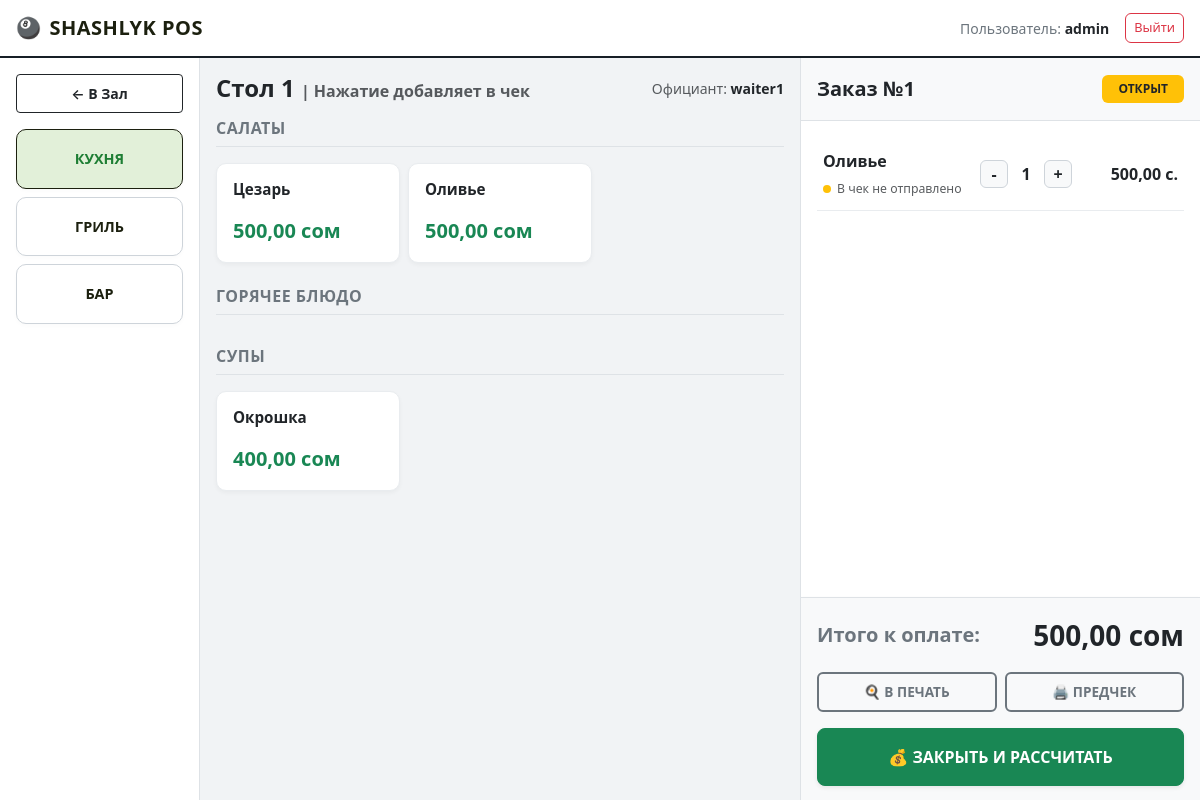
/pos/table/1/ (signed in), run on an earlier commit of the app's database.
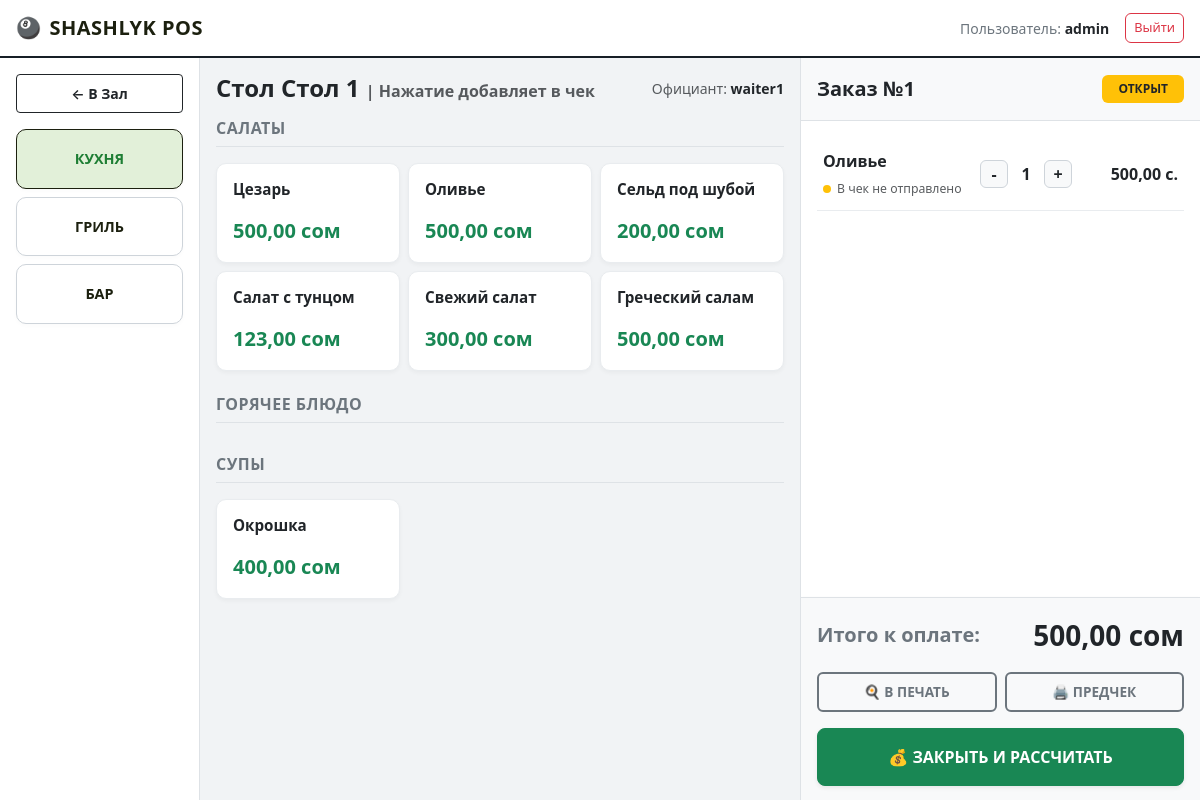
And on a later commit of the database.
### orders/models.py (models this page shows, shortened)
class Table(models.Model):
    number = models.CharField(max_length=10, unique=True, verbose_name=_("Номер стола"))
    is_available = models.BooleanField(default=True, verbose_name=_("Доступен/Свободен"))
    is_active = models.BooleanField(default=True, verbose_name=_("Активен (Существует в зале)"))
    class Meta:
        verbose_name = _('Стол')
        verbose_name_plural = _('Столы')

class OrderItem(models.Model):
    PRINT_STATUS_CHOICES = (
        ('pending', _('Ждет отправки')),   # Waiter is still adding items on the screen
        ('sent', _('Отправлен на печать')), # Ticket was sent to Bar/Kitchen/Grill
        ('ready', _('Готово')),
    )
    order = models.ForeignKey(Order, on_delete=models.CASCADE, related_name='items', verbose_name=_("Заказ"))
    product = models.ForeignKey(Product, on_delete=models.PROTECT, verbose_name=_("Блюдо/Товар"))
    quantity = models.PositiveIntegerField(default=1, verbose_name=_("Кол-во"))
    price_at_order = models.DecimalField(max_digits=10, decimal_places=2, verbose_name=_("Цена при заказе"))
    status = models.CharField(max_length=15, choices=PRINT_STATUS_CHOICES, default='pending', verbose_name=_("Статус печати"))
    comment = models.CharField(max_length=150, blank=True, null=True, verbose_name=_("Комментарий к блюду (напр. без лука)"))
    def get_total_price(self):
        return self.quantity * self.price_at_order
    class Meta:
        verbose_name = _('Элемент заказа')
        verbose_name_plural = _('Элементы заказа')

### menu/models.py (models this page shows, shortened)
class Category(models.Model):
    STATION_CHOICES = (
        ('bar', 'Бар'),
        ('kitchen', 'Кухня'),
        ('grill', 'Гриль'),
    )
    name = models.CharField(max_length=50, unique=True, verbose_name=_("Название категории (напр. Салаты, Напитки)"))
    station = models.CharField(
        max_length=20,
        choices=STATION_CHOICES,
        default='kitchen',
        verbose_name=_("Куда отправлять чек (Цех)")
    )
    class Meta:
        verbose_name = _('Категория меню')
        verbose_name_plural = _('Категории меню')

class Product(models.Model):
    DEPARTMENT_CHOICES = [
        ('grill', '🔥 Мангал / Гриль'),
        ('bar', '🍹 Бар / Напитки'),
        ('kitchen', '🍳 Горячий/Холодный цех'),
    ]
    department = models.CharField(
        max_length=20,
        choices=DEPARTMENT_CHOICES,
        default='kitchen',
        verbose_name="Цех приготовления"
    )
    category = models.ForeignKey(
        Category,
        on_delete=models.PROTECT,
        related_name='products',
        verbose_name=_("Категория")
    )
    name = models.CharField(max_length=100, unique=True, verbose_name=_("Название блюда/товара"))
    price = models.DecimalField(max_digits=10, decimal_places=2, verbose_name=_("Цена продажи"))
    cost_price = models.DecimalField(max_digits=10, decimal_places=2, default=0, verbose_name=_("Цена закупа"))
    stock = models.IntegerField(null=True, blank=True, verbose_name=_("Остаток на складе"))
    is_active = models.BooleanField(default=True, verbose_name=_("Активен (Показывать в меню)"))
    class Meta:
        verbose_name = _('Товар/Блюдо')
        verbose_name_plural = _('Товары и Блюда')

### orders/views.py (the view)
# urls.py: path('table/<int:table_id>/', views.order_detail, name='order_detail'),
@login_required
def order_detail(request, table_id):
    table = get_object_or_404(Table, id=table_id)
    order = Order.objects.filter(
        table=table,
        status__in=['draft', 'active']
    ).first()
    if not order:
        order = Order.objects.create(
            table=table,
            waiter=request.user,
            status='draft'  # 🌟 ВАЖНО: создаем как черновик, чтобы зал оставался зеленым!
        )
    order_items = order.items.all()
    menu_categories = Category.objects.all() # или ваша логика категорий
    return render(request, 'orders/order_detail.html', {
        'order': order,
        'table': table,
        'order_items': order_items,
        'menu_categories': menu_categories,
    })

### orders/templates/orders/order_detail.html (shortened to what the changed rows need)
{% extends 'base.html' %}
{% block content %}
<div class="container-fluid poster-container p-0">
    <div class="row g-0 h-100">
        <div class="col-md-6 poster-menu-center p-3 h-100">
            <div class="d-flex justify-content-between align-items-center mb-3">
                <h4 class="fw-bold m-0 text-dark">Стол {{ table.number }} <span class="text-muted fs-6">| Нажатие добавляет в чек</span></h4>
                <div class="text-end text-muted small">
                    Официант: <strong class="text-dark">{{ order.waiter.username }}</strong>
                </div>
            </div>
            <div class="menu-display-area">
                <div id="panel-kitchen" class="station-panel">
                    {% for category in menu_categories %}
                        {% if category.station == 'kitchen' %}
                            <div class="mb-4">
                                <h6 class="text-uppercase text-secondary fw-bold mb-3 border-bottom pb-2" style="letter-spacing: 0.5px;">{{ category.name }}</h6>
                                <div class="row g-2 row-cols-2 row-cols-sm-3">
                                    {% for product in category.products.all %}
                                        <div class="col">
                                            <button type="button"
                                                    class="btn poster-product-card add-to-order-btn w-100 d-flex flex-column justify-content-between p-3"
                                                    data-url="{% url 'add_item_to_order' order.id product.id %}">
                                                <div class="fw-semibold text-wrap text-start text-dark" style="font-size: 0.95rem; line-height: 1.3;">{{ product.name }}</div>
                                                <div class="fw-bold fs-5 mt-2 text-success">{{ product.price }} сом</div>
                                            </button>
                                        </div>
                                    {% endfor %}
                                </div>
                            </div>
                        {% endif %}
                    {% endfor %}
                </div>
            </div>
        </div>
        <div class="col-md-4 poster-cart-right">
            <div id="receipt-container" class="d-flex flex-column h-100 w-100">
                <div class="cart-items-wrapper p-3">
                    {% for item in order_items|dictsort:"status" %}
                        <div class="cart-item-row d-flex justify-content-between align-items-center">
                            <div style="flex: 1;" class="pe-2">
                                <span class="fw-semibold text-dark">{{ item.product.name }}</span>
                                <div class="small mt-1">
                                    {% if item.status == 'pending' %}
                                        <span class="status-dot bg-warning"></span><span class="text-muted small">В чек не отправлено</span>
                                    {% else %}
                                        <span class="status-dot bg-success"></span><span class="text-success small">Отправлено</span>
                                    {% endif %}
                                </div>
                            </div>
                            <div class="d-flex align-items-center me-3">
                                {% if item.status == 'pending' %}
                                    <form action="{% url 'decrease_item' item.id %}" method="POST" class="m-0">
                                        <button type="submit" class="btn qty-btn">-</button>
                                    </form>
                                    <span class="mx-2 fw-bold text-dark" style="min-width: 20px; text-align: center;">{{ item.quantity }}</span>
                                    <form action="{% url 'increase_item' item.id %}" method="POST" class="m-0">
                                        <button type="submit" class="btn qty-btn">+</button>
                                    </form>
                                {% else %}
                                    <span class="badge bg-secondary text-white px-2 py-1 me-2">x{{ item.quantity }}</span>
                                {% endif %}
                            </div>
                            <div class="text-end" style="min-width: 90px;">
                                {% if item.status == 'pending' %}
                                    <span class="fw-bold text-dark">{{ item.get_total_price }} с.</span>
                                {% endif %}
                            </div>
                        </div>
                    {% empty %}
                        <div class="text-center text-muted my-5 py-5">
                            <span class="fs-1 d-block mb-2">🍽️</span>
                            Пустой чек.<br>Выберите категорию и добавьте блюда.
                        </div>
                    {% endfor %}
                </div>
            </div>
        </div>
    </div>
</div>
{% endblock %}

What changed in the data, as far as the page shows it:
changed Table: number "1" → "Стол 1"
added Product: name "Сельд под шубой", price "200,00", shown under Category "САЛАТЫ"
added Product: name "Салат с тунцом", price "123,00", shown under Category "САЛАТЫ"
added Product: name "Свежий салат", price "300,00", shown under Category "САЛАТЫ"
added Product: name "Греческий салам", price "500,00", shown under Category "САЛАТЫ"
